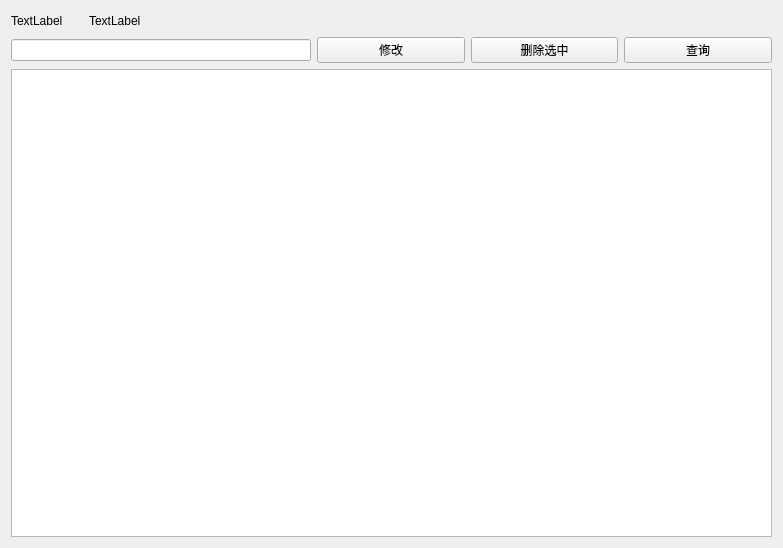
<?xml version="1.0" encoding="UTF-8"?>
<ui version="4.0">
 <class>UserManage</class>
 <widget class="QWidget" name="UserManage">
  <property name="geometry">
   <rect>
    <x>0</x>
    <y>0</y>
    <width>783</width>
    <height>548</height>
   </rect>
  </property>
  <property name="windowTitle">
   <string>群聊用户管理</string>
  </property>
  <layout class="QGridLayout" name="gridLayout">
   <item row="1" column="0">
    <layout class="QHBoxLayout" name="horizontalLayout">
     <item>
      <widget class="QLineEdit" name="ContentInput">
       <property name="maximumSize">
        <size>
         <width>300</width>
         <height>16777215</height>
        </size>
       </property>
      </widget>
     </item>
     <item>
      <widget class="QPushButton" name="ChangeButton">
       <property name="text">
        <string>修改</string>
       </property>
      </widget>
     </item>
     <item>
      <widget class="QPushButton" name="DeleteButton">
       <property name="text">
        <string>删除选中</string>
       </property>
      </widget>
     </item>
     <item>
      <widget class="QPushButton" name="FindButton">
       <property name="text">
        <string>查询</string>
       </property>
      </widget>
     </item>
    </layout>
   </item>
   <item row="0" column="0">
    <layout class="QHBoxLayout" name="horizontalLayout_2">
     <item>
      <widget class="QLabel" name="ChatName">
       <property name="text">
        <string>TextLabel</string>
       </property>
      </widget>
     </item>
     <item>
      <spacer name="horizontalSpacer">
       <property name="orientation">
        <enum>Qt::Horizontal</enum>
       </property>
       <property name="sizeType">
        <enum>QSizePolicy::Fixed</enum>
       </property>
       <property name="sizeHint" stdset="0">
        <size>
         <width>20</width>
         <height>20</height>
        </size>
       </property>
      </spacer>
     </item>
     <item>
      <widget class="QLabel" name="ChatID">
       <property name="text">
        <string>TextLabel</string>
       </property>
      </widget>
     </item>
     <item>
      <spacer name="horizontalSpacer_2">
       <property name="orientation">
        <enum>Qt::Horizontal</enum>
       </property>
       <property name="sizeHint" stdset="0">
        <size>
         <width>40</width>
         <height>20</height>
        </size>
       </property>
      </spacer>
     </item>
    </layout>
   </item>
   <item row="2" column="0">
    <widget class="QTableView" name="UserTable"/>
   </item>
  </layout>
 </widget>
 <resources/>
 <connections/>
</ui>
